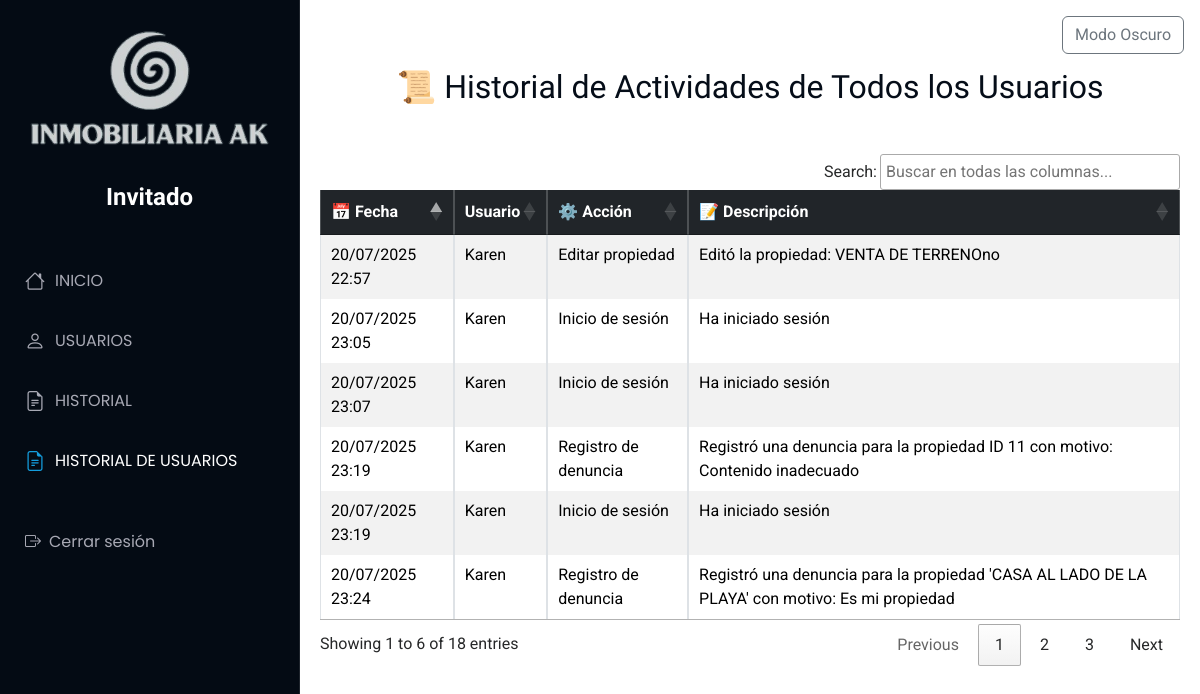
The page /Administrador/historialusuarios on the database its author committed.
### Aplicaciones/HistorialU/models.py (models this page shows, shortened)
class HistorialUsuario(models.Model):
    usuario = models.ForeignKey(Usuario, on_delete=models.CASCADE, related_name='historial')
    accion = models.CharField(max_length=100)
    descripcion = models.TextField()
    fecha = models.DateTimeField(auto_now_add=True)

### Aplicaciones/Usuario/models.py (models this page shows)
class Usuario(models.Model):
    usuario = models.CharField(max_length=150, unique=True)
    contrasena = models.CharField(max_length=128)
    correo = models.EmailField(unique=True,null=True, blank=True)
    telefono = models.CharField(null=True, blank=True)
    fecha_registro = models.DateTimeField(auto_now_add=True,null=True, blank=True)
    telegram_id = models.CharField(max_length=50, null=True, blank=True)

### Aplicaciones/Administrador/views.py (the view)
# urls.py: path('historialusuarios', views.historialusuarios, name='historialusuarios'),
def historialusuarios(request):
    historial = HistorialUsuario.objects.select_related('usuario').all().order_by('-fecha')
    return render(request, 'historialusuarios.html', {'historial': historial})

### Aplicaciones/Administrador/templates/historialusuarios.html (shortened to what this page needs)
{% extends 'admin.html' %}
{% load static %}
{% block body %}
<main class="container mt-4">
    <h2 class="text-center m-4">📜  Historial de Actividades de Todos los Usuarios</h2>
    <br>
    <table id="tabla-historial" class="table table-striped table-bordered table-hover">
        <thead class="table-dark">
            <tr>
                <th>📅 Fecha</th>
                <th>Usuario</th>
                <th>⚙️ Acción</th>
                <th>📝 Descripción</th>
            </tr>
        </thead>
        <tbody>
            {% for h in historial %}
            <tr>
                <td>{{ h.fecha|date:"d/m/Y H:i" }}</td>
                <td>{{ h.usuario.usuario }}</td>
                <td>{{ h.accion }}</td>
                <td>{{ h.descripcion }}</td>
            </tr>
            {% endfor %}
        </tbody>
    </table>
</main>
{% endblock %}

### tiendamue/static/plantilla/Port/assets/css/main.css (style rules this page uses)
:root { --default-font: "Roboto", system-ui, -apple-system, "Segoe UI", Roboto, "Helvetica Neue", Arial, "Noto Sans", "Liberation Sans", sans-serif, "Apple Color Emoji", "Segoe UI Emoji", "Segoe UI Symbol", "Noto Color Emoji"; --heading-font: "Raleway", sans-serif; --nav-font: "Poppins", sans-serif; }
:root { --background-color: #ffffff; --default-color: #272829; --heading-color: #050d18; --accent-color: #149ddd; --surface-color: #ffffff; --contrast-color: #ffffff; }
:root { --nav-color: #a8a9b4; --nav-hover-color: #ffffff; --nav-mobile-background-color: #040b14; --nav-dropdown-background-color: #040b14; --nav-dropdown-color: #a8a9b4; --nav-dropdown-hover-color: #ffffff; }
:root { scroll-behavior: smooth; }
body { color: var(--default-color); background-color: var(--background-color); font-family: var(--default-font); }
h1, h2, h3, h4, h5, h6 { color: var(--heading-color); font-family: var(--heading-font); }
@media (min-width: 1200px) { .header~main, .header~#footer { margin-left: 300px; } }

### Aplicaciones/templates/admin.html (style rules this page uses)
main.container { margin-left: 300px; padding: 20px; max-width: calc(100% - 300px); box-sizing: border-box; }

### rows shown on the page
HistorialUsuario: fecha "20/07/2025 23:24", usuario.usuario "Karen", accion "Registro de denuncia", descripcion "Registró una denuncia para la propiedad 'CASA AL LADO DE LA PLAYA' con motivo: Es mi propiedad"
HistorialUsuario: fecha "20/07/2025 23:19", usuario.usuario "Karen", accion "Registro de denuncia", descripcion "Registró una denuncia para la propiedad ID 11 con motivo: Contenido inadecuado"
HistorialUsuario: fecha "20/07/2025 23:19", usuario.usuario "Karen", accion "Inicio de sesión", descripcion "Ha iniciado sesión"
HistorialUsuario: fecha "20/07/2025 23:07", usuario.usuario "Karen", accion "Inicio de sesión", descripcion "Ha iniciado sesión"
HistorialUsuario: fecha "20/07/2025 23:05", usuario.usuario "Karen", accion "Inicio de sesión", descripcion "Ha iniciado sesión"
HistorialUsuario: fecha "20/07/2025 22:57", usuario.usuario "Karen", accion "Editar propiedad", descripcion "Editó la propiedad: VENTA DE TERRENOno"
